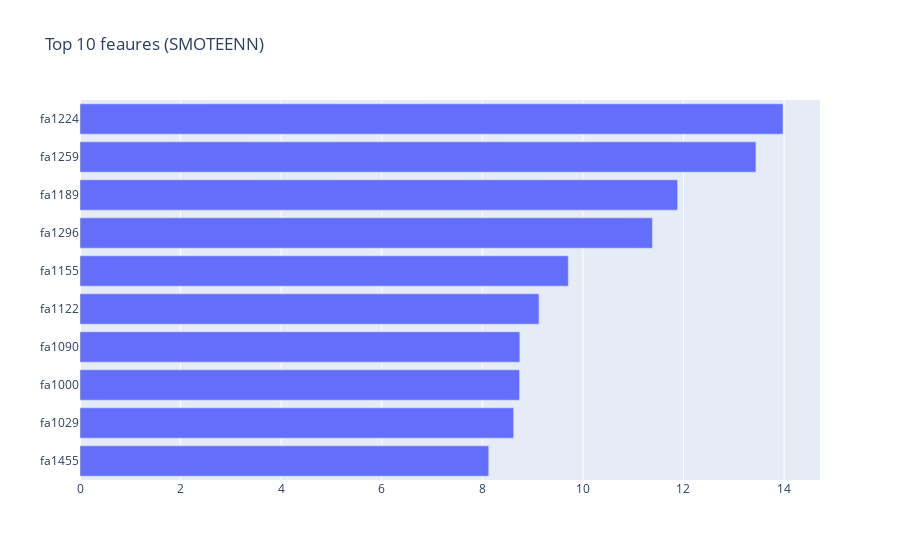

The cell this chart's notebook holds for it:
### Markdown cell above
## 3.3. SMOTEENN

### Code cell
fig = plot_important_features(X_smoteenn, y_smoteenn, "Top 10 feaures (SMOTEENN)")
fig.write_html('plots/SelectKBest/SMOTEENN_TopFeatures.html')

### Figure 1 — Plotly figure (JSON) as saved in the notebook; plotly's stock layout.template omitted (floating-point values rounded to 4 significant figures)
{"data": [{"orientation": "h", "type": "bar", "x": [13.98, 13.44, 11.88, 11.38, 9.71, 9.127, 8.746, 8.74, 8.622, 8.127], "y": ["fa1224", "fa1259", "fa1189", "fa1296", "fa1155", "fa1122", "fa1090", "fa1000", "fa1029", "fa1455"]}], "layout": {"title": {"text": "Top 10 feaures (SMOTEENN)"}, "yaxis": {"autorange": "reversed"}}}
